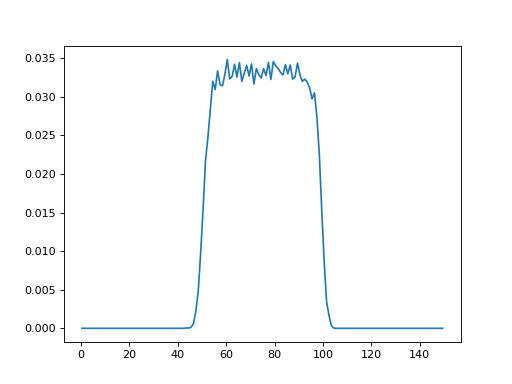

The script that drew this image:
import MDAnalysis as mda
import numpy as np
import pytim
import matplotlib.pyplot as plt
from   pytim.datafiles   import *
from pytim.observables import Profile,Number

u       = mda.Universe(WATER_GRO,WATER_XTC)
oxygens = u.select_atoms("name OW")

obs     = Number()

interface = pytim.ITIM(u, alpha=2.0, max_layers=4,cluster_cut=3.5,centered=True,molecular=False)

profile = Profile(group=oxygens,observable=obs)

for ts in u.trajectory[::]:
    profile.sample()

low, up, avg = profile.get_values(binwidth=1.0)
plt.plot((low+up)/2., avg)
plt.show()
